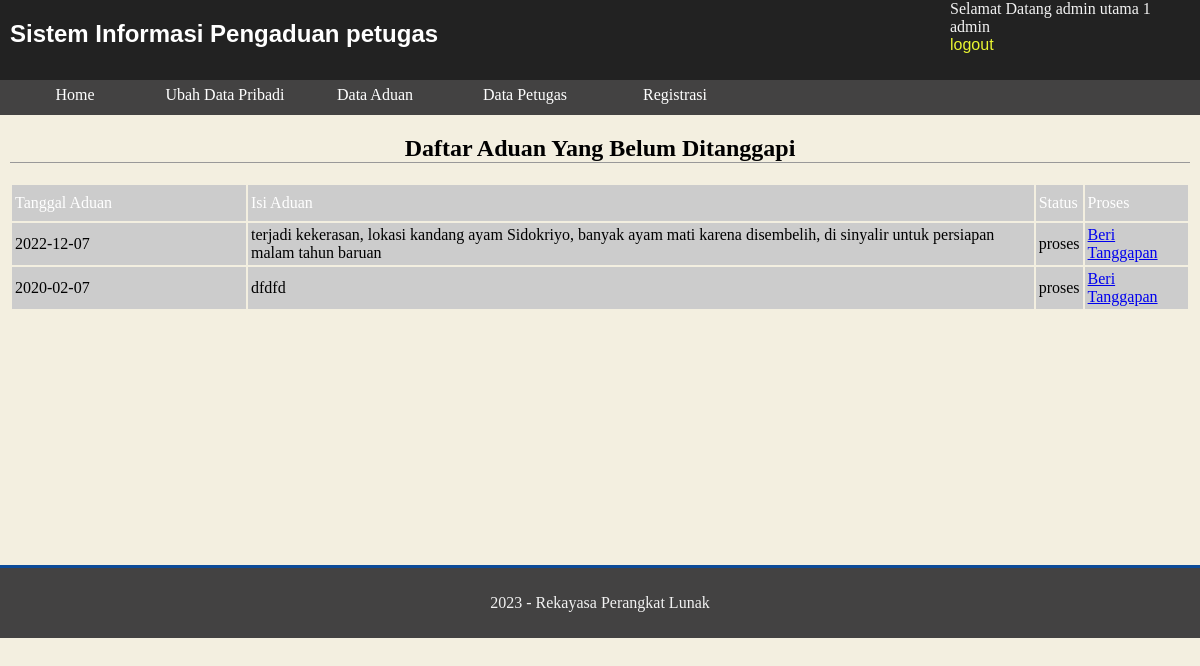
Page /petugas/index.php (signed in) on the committed database.
### tables this page shows
CREATE TABLE `petugas` (
  `id_petugas` int(11) NOT NULL,
  `nama_petugas` varchar(35) NOT NULL,
  `username` varchar(25) NOT NULL,
  `password` varchar(32) NOT NULL,
  `telp` varchar(13) NOT NULL,
  `level` enum('admin','petugas') NOT NULL
);

CREATE TABLE `pengaduan` (
  `id_pengaduan` int(11) NOT NULL,
  `tgl_pengaduan` date NOT NULL,
  `nik` char(16) NOT NULL,
  `isi_laporan` text NOT NULL,
  `foto` varchar(255) NOT NULL,
  `status` enum('0','proses','selesai') NOT NULL
);

### petugas/index.php (the view, shortened to what this page needs)
<?php
include "../inc/koneksi.php";
$kueri_identitas = mysqli_query($konek,"SELECT * FROM petugas WHERE id_petugas = '".$_SESSION['ses_idpetugas']."'");
$data_identitas = mysqli_fetch_array($kueri_identitas);
?>
<!DOCTYPE html>
<html>
<head>
     <link rel="stylesheet" type="text/css" href="stylepetugas.css">
</head>
<body>
    <header>
        <h1>Sistem Informasi Pengaduan petugas</h1>
		<div class="identitas">Selamat Datang <?php echo $data_identitas[1]." <br> ".$data_identitas[5]; ?><br>
		<a href="aksipetugas.php?a=logout">logout</a></div>
    </header>
    <nav>
        <?php
			include("menu.php");
		?>
    </nav>
    <div class="container">
        <div class="content">
            <h2>Daftar Aduan Yang Belum Ditanggapi</h2>
			<table width="100%">
			<tr><td width="20%" class="headertabel">Tanggal Aduan</td>
				<td class="headertabel">Isi Aduan</td>
				<td class="headertabel">Status</td>
				<td class="headertabel">Proses</td></tr>
			<?php
				$kueri_lihat_aduan = mysqli_query($konek,"SELECT * FROM pengaduan WHERE status = '0' or status='proses' ");
				while($data_aduan = mysqli_fetch_array($kueri_lihat_aduan)){
					echo "<tr><td>".$data_aduan[1]."</td>
							<td>".$data_aduan[3]."</td><td>".$data_aduan[5]."</td>
							<td><a href='tanggapan.php?id=".$data_aduan[0]."'>Beri Tanggapan</a></td></tr>";
				}
			?>
			</table>
        </div>
    </div>
    <footer>
        <p>2023 - Rekayasa Perangkat Lunak</p>
    </footer>
</body>
</html>

### petugas/stylepetugas.css (style rules this page uses)
body { margin: 0; padding: 0; background: #F3EFE0; }
header { margin: 0; padding: 0; background: #222222; display: block; height: 80px; color: #f2f2f2; }
header h1 { margin: 0; padding: 20px 10px 10px 10px; font-size: 24px; font-family: Arial,Helvetica; width: 600px; float: left; color: #fff; }
nav { background: #434242; width: 100%; height: 35px; display: block; }
.container { width: 100%; clear: both; float: left; min-height: 450px; }
.content { margin: 10px; display: block; }
.content td { background: #ccc; height: 30px; padding: 3px; }
footer { clear: both; display: block; background: #434242; border-top: solid 3px #0c4b98; color: #f2f2f2; height: 50px; text-align: center; padding: 10px; }
h2 { text-align: center; border-bottom: solid 1px #999; }
.identitas { width: 250px; height: 100px; display: block; float: right; }
.identitas a, .identitas a:link, .identitas a:visited, .identitas a:active { text-decoration: none; color: #e9f531; font-size: 16px; font-family: Arial,Helvetica; }
.headertabel { height: 30px; padding-left: 10px; background: #22A39F; color: #fff; }

### rows in the picture
petugas: nama_petugas "admin utama 1", level "admin"
pengaduan: tgl_pengaduan "2022-12-07", isi_laporan "terjadi kekerasan, lokasi kandang ayam Sidokriyo, banyak ayam mati karena disembelih, di sinyalir untuk persiapan malam tahun baruan", status "proses"
pengaduan: tgl_pengaduan "2020-02-07", isi_laporan "dfdfd", status "proses"
